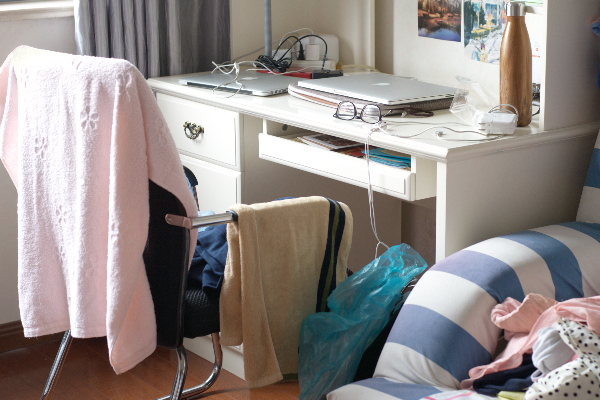
#> input picture week3/images/17.png, 600 x 400 px
$ python sharpen_filter.py
#> lines starting #> are read from the running program, lines starting #| are printed output that depends on the picture; after the words box and inside, x2 and y2 are one past the last pixel; in counts of white or black regions, pixels touching at a corner belong together
#> further down, image is the input picture: PIL image 600x400 RGB; mean R, G, B 146.7, 139.1, 136.3
import matplotlib.pyplot as plt
from PIL import Image
import numpy as np


def expand_edges_2d(image, pad_size=2):
#> called with pad_size = 2
    height, width, channel = image.shape
#> height = 400; width = 600; channel = 3

    new_height = height + (2 * pad_size)
#> new_height = 404
    new_width = width +  (2 * pad_size)
#> new_width = 604

    padded_image = np.zeros((new_height, new_width, channel), dtype=image.dtype)

    padded_image[pad_size : pad_size + height, pad_size : pad_size + width] = image
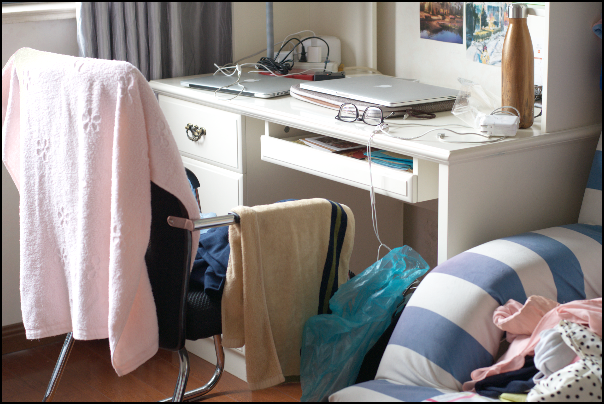
#> padded_image: shape (404, 604, 3); mean R, G, B 144.3, 136.8, 134

    padded_image[0 : pad_size, pad_size : pad_size + width] = image[0, :]

    padded_image[pad_size + height : new_height, pad_size : pad_size + width] = image[-1, :]

    padded_image[pad_size : pad_size + height, 0 : pad_size] = image[:, 0:1]

    padded_image[pad_size : pad_size + height, pad_size + width : new_width] = image[:, -1:]
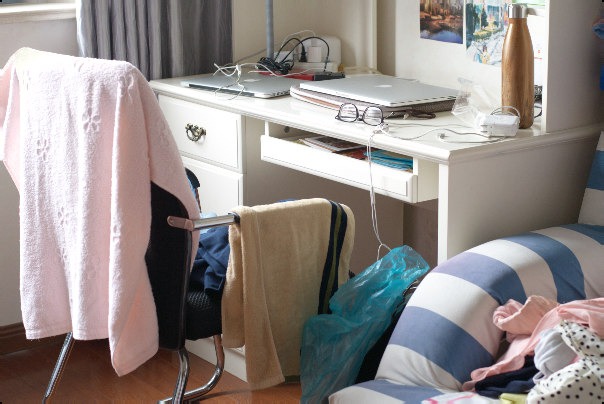
#> padded_image: shape (404, 604, 3); mean R, G, B 146.5, 138.9, 136

    padded_image[0 : pad_size, 0 : pad_size] = image[0, 0]
#> padded_image: shape (404, 604, 3); under 0.01% of pixels changed, all inside (x1, y1, x2, y2) = (0, 0, 2, 2)

    padded_image[0 : pad_size, pad_size + width : new_width] = image[0, -1]
#> padded_image: shape (404, 604, 3); mean R, G, B 146.5, 138.9, 136

    padded_image[pad_size + height : new_height, 0 : pad_size] = image[-1, 0]
#> padded_image: shape (404, 604, 3); mean R, G, B 146.5, 138.9, 136

    padded_image[pad_size + height : new_height, pad_size + width : new_width] = image[-1, -1]
#> padded_image: shape (404, 604, 3); mean R, G, B 146.5, 138.9, 136

    return padded_image

def convolution_and_blur_filter(image, kernel):

    pad_size = kernel.shape[0] // 2

    padded_image = expand_edges_2d(image, pad_size)

    height, width, channel = image.shape
#> height = 400; width = 600; channel = 3

    blurred_image = np.zeros_like(image)

    for channel in range(channel):

        for i in range(height):

            for j in range(width):

                neighborhood = padded_image[i : i + 5, j : j + 5, channel]

                multiplied_neighborhood = neighborhood * kernel

                total = np.sum(multiplied_neighborhood)

                blurred_image[i, j, channel] = total

    return blurred_image

image_path = "images/17.png"
image = Image.open(image_path)
image_array = np.array(image)

kernel = np.array([
    [1,  4,  7,  4, 1],
    [4, 16, 26, 16, 4],
    [7, 26, 41, 26, 7],
    [4, 16, 26, 16, 4],
    [1,  4,  7,  4, 1]
])
kernel = kernel / 273.0

blurred_array = convolution_and_blur_filter(image_array, kernel)

original_float = image_array.astype(float)
blurred_float = blurred_array.astype(float)

unsharp_mask = original_float - blurred_float
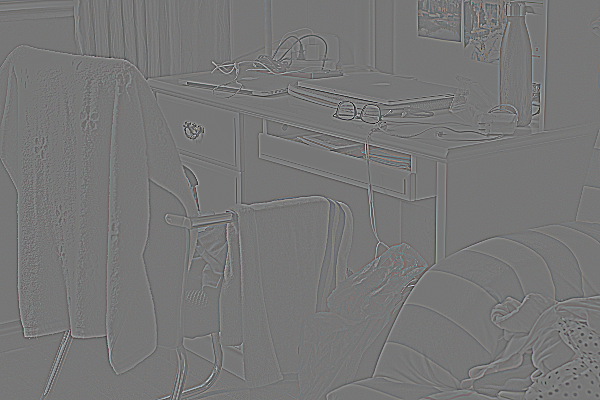
#> unsharp_mask: shape (400, 600, 3) float64; mean R, G, B 0.5, 0.5, 0.5; drawn with min black and max white

multiplier = 1.0
sharpened_float = original_float + (multiplier * unsharp_mask)
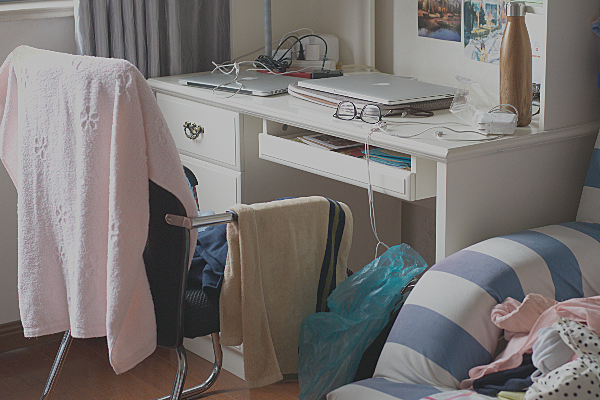
#> sharpened_float: shape (400, 600, 3) float64; mean R, G, B 147.2, 139.6, 136.8; drawn with min black and max white

sharpened_array = np.clip(sharpened_float, 0, 255).astype(np.uint8)

mask_display = np.clip(np.abs(unsharp_mask) * 4, 0, 255).astype(np.uint8)
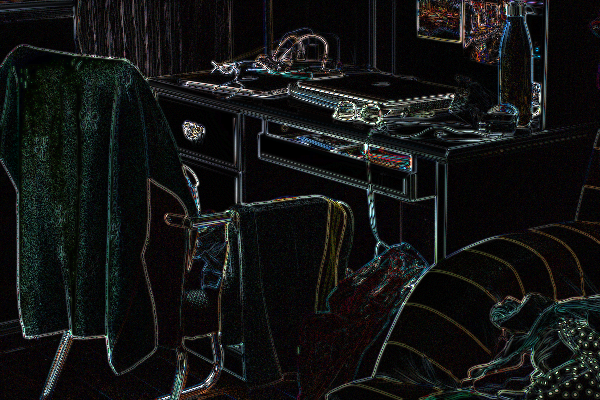
#> mask_display: shape (400, 600, 3); mean R, G, B 18.9, 20, 19.5

mask_image = Image.fromarray(mask_display)
mask_image.save("images/17_difference_mask.jpg")
print("Saved difference mask to images/17_difference_mask.jpg")

sharpened_image = Image.fromarray(sharpened_array)
sharpened_image.save("images/17_sharpened.jpg")
print("Saved sharpened image to images/17_sharpened.jpg")

$ run again, with week3/images/convoltion_test.png copied over week3/images/17.png
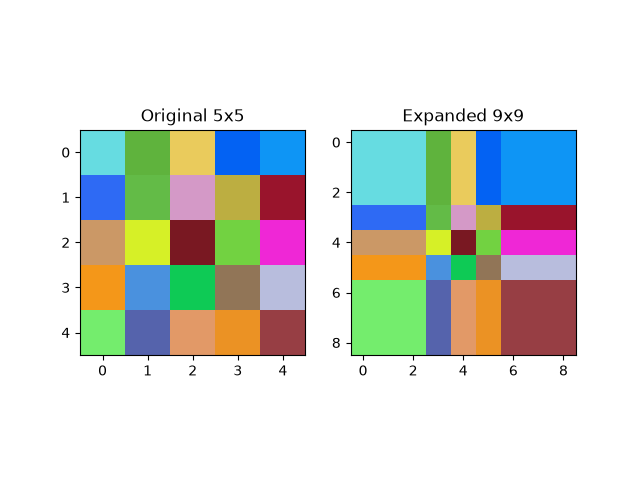
#> input picture week3/images/convoltion_test.png, 640 x 480 px
#> image is the input picture: PIL image 640x480 RGBA; mean R, G, B, A 213.1, 217.1, 211.8, 255
#> after the loop in convolution_and_blur_filter, `for channel in range(channel):`:
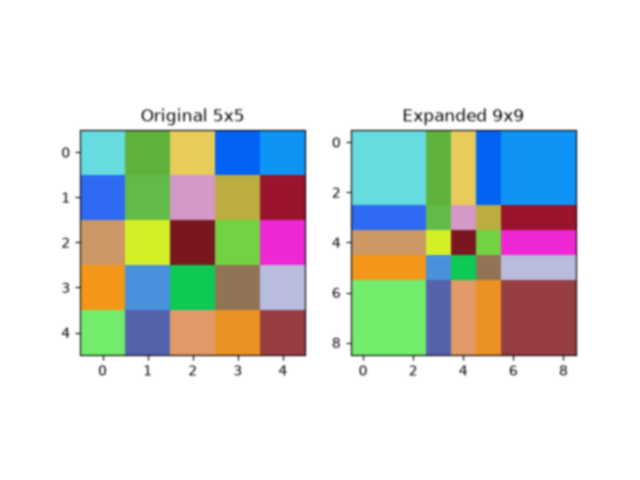
#> blurred_image: shape (480, 640, 4); mean R, G, B, A 213, 216.9, 211.7, 255
#> `sharpened_float = original_float + (multiplier * unsharp_mask)`:
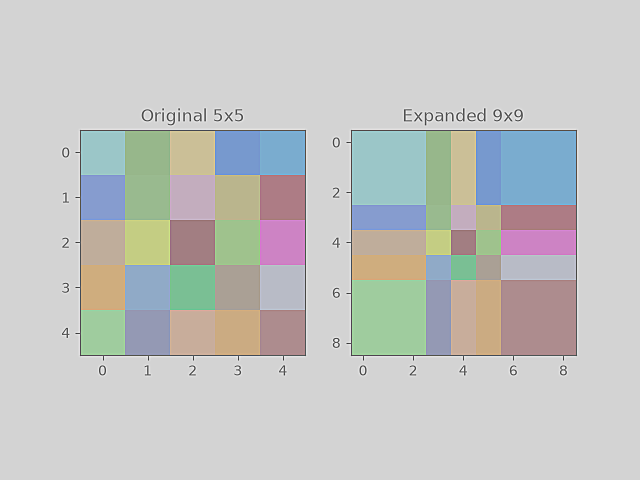
#> sharpened_float: shape (480, 640, 4) float64; mean R, G, B, A 213.2, 217.2, 211.9, 255; transparent parts drawn white
